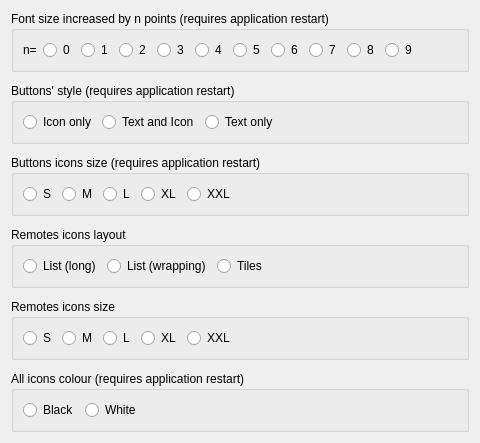
     <widget class="QWidget" name="tab_3">
      <attribute name="title">
       <string>GUI style</string>
      </attribute>
      <layout class="QVBoxLayout" name="verticalLayout_6">
       <item>
        <widget class="QGroupBox" name="font_size">
         <property name="enabled">
          <bool>true</bool>
         </property>
         <property name="title">
          <string>Font size increased by n points (requires application restart)</string>
         </property>
         <layout class="QHBoxLayout" name="horizontalLayout_4">
          <item>
           <widget class="QLabel" name="label_6">
            <property name="text">
             <string>n=</string>
            </property>
           </widget>
          </item>
          <item>
           <widget class="QRadioButton" name="cb_font_0">
            <property name="text">
             <string>0</string>
            </property>
           </widget>
          </item>
          <item>
           <widget class="QRadioButton" name="cb_font_1">
            <property name="text">
             <string>1</string>
            </property>
           </widget>
          </item>
          <item>
           <widget class="QRadioButton" name="cb_font_2">
            <property name="text">
             <string>2</string>
            </property>
           </widget>
          </item>
          <item>
           <widget class="QRadioButton" name="cb_font_3">
            <property name="text">
             <string>3</string>
            </property>
           </widget>
          </item>
          <item>
           <widget class="QRadioButton" name="cb_font_4">
            <property name="text">
             <string>4</string>
            </property>
           </widget>
          </item>
          <item>
           <widget class="QRadioButton" name="cb_font_5">
            <property name="text">
             <string>5</string>
            </property>
           </widget>
          </item>
          <item>
           <widget class="QRadioButton" name="cb_font_6">
            <property name="text">
             <string>6</string>
            </property>
           </widget>
          </item>
          <item>
           <widget class="QRadioButton" name="cb_font_7">
            <property name="text">
             <string>7</string>
            </property>
           </widget>
          </item>
          <item>
           <widget class="QRadioButton" name="cb_font_8">
            <property name="text">
             <string>8</string>
            </property>
           </widget>
          </item>
          <item>
           <widget class="QRadioButton" name="cb_font_9">
            <property name="text">
             <string>9</string>
            </property>
           </widget>
          </item>
          <item>
           <spacer name="horizontalSpacer_4">
            <property name="orientation">
             <enum>Qt::Horizontal</enum>
            </property>
            <property name="sizeHint" stdset="0">
             <size>
              <width>40</width>
              <height>20</height>
             </size>
            </property>
           </spacer>
          </item>
         </layout>
        </widget>
       </item>
       <item>
        <spacer name="verticalSpacer_2">
         <property name="orientation">
          <enum>Qt::Vertical</enum>
         </property>
         <property name="sizeType">
          <enum>QSizePolicy::Fixed</enum>
         </property>
         <property name="sizeHint" stdset="0">
          <size>
           <width>20</width>
           <height>5</height>
          </size>
         </property>
        </spacer>
       </item>
       <item>
        <widget class="QGroupBox" name="groupBox_9">
         <property name="enabled">
          <bool>true</bool>
         </property>
         <property name="title">
          <string>Buttons' style (requires application restart)</string>
         </property>
         <layout class="QHBoxLayout" name="horizontalLayout_3">
          <item>
           <widget class="QRadioButton" name="cb_icononly">
            <property name="text">
             <string>Icon only</string>
            </property>
           </widget>
          </item>
          <item>
           <widget class="QRadioButton" name="cb_textandicon">
            <property name="text">
             <string>Text and Icon</string>
            </property>
           </widget>
          </item>
          <item>
           <widget class="QRadioButton" name="cb_textonly">
            <property name="text">
             <string>Text only</string>
            </property>
           </widget>
          </item>
          <item>
           <spacer name="horizontalSpacer_3">
            <property name="orientation">
             <enum>Qt::Horizontal</enum>
            </property>
            <property name="sizeHint" stdset="0">
             <size>
              <width>40</width>
              <height>20</height>
             </size>
            </property>
           </spacer>
          </item>
         </layout>
        </widget>
       </item>
       <item>
        <spacer name="verticalSpacer_6">
         <property name="orientation">
          <enum>Qt::Vertical</enum>
         </property>
         <property name="sizeType">
          <enum>QSizePolicy::Fixed</enum>
         </property>
         <property name="sizeHint" stdset="0">
          <size>
           <width>20</width>
           <height>5</height>
          </size>
         </property>
        </spacer>
       </item>
       <item>
        <widget class="QGroupBox" name="buttons">
         <property name="enabled">
          <bool>true</bool>
         </property>
         <property name="title">
          <string>Buttons icons size (requires application restart)</string>
         </property>
         <layout class="QHBoxLayout" name="horizontalLayout_5">
          <item>
           <widget class="QRadioButton" name="cb_button_0">
            <property name="text">
             <string>S</string>
            </property>
           </widget>
          </item>
          <item>
           <widget class="QRadioButton" name="cb_button_1">
            <property name="text">
             <string>M</string>
            </property>
           </widget>
          </item>
          <item>
           <widget class="QRadioButton" name="cb_button_2">
            <property name="text">
             <string>L</string>
            </property>
           </widget>
          </item>
          <item>
           <widget class="QRadioButton" name="cb_button_3">
            <property name="text">
             <string>XL</string>
            </property>
           </widget>
          </item>
          <item>
           <widget class="QRadioButton" name="cb_button_4">
            <property name="text">
             <string>XXL</string>
            </property>
           </widget>
          </item>
          <item>
           <spacer name="horizontalSpacer_5">
            <property name="orientation">
             <enum>Qt::Horizontal</enum>
            </property>
            <property name="sizeHint" stdset="0">
             <size>
              <width>40</width>
              <height>20</height>
             </size>
            </property>
           </spacer>
          </item>
         </layout>
        </widget>
       </item>
       <item>
        <spacer name="verticalSpacer_9">
         <property name="orientation">
          <enum>Qt::Vertical</enum>
         </property>
         <property name="sizeType">
          <enum>QSizePolicy::Fixed</enum>
         </property>
         <property name="sizeHint" stdset="0">
          <size>
           <width>20</width>
           <height>5</height>
          </size>
         </property>
        </spacer>
       </item>
       <item>
        <widget class="QGroupBox" name="groupBox_7">
         <property name="title">
          <string>Remotes icons layout</string>
         </property>
         <layout class="QHBoxLayout" name="horizontalLayout_2">
          <item>
           <widget class="QRadioButton" name="cb_longList">
            <property name="text">
             <string>List (long)</string>
            </property>
           </widget>
          </item>
          <item>
           <widget class="QRadioButton" name="cb_list">
            <property name="text">
             <string>List (wrapping)</string>
            </property>
           </widget>
          </item>
          <item>
           <widget class="QRadioButton" name="cb_tiles">
            <property name="text">
             <string>Tiles</string>
            </property>
           </widget>
          </item>
          <item>
           <spacer name="horizontalSpacer_2">
            <property name="orientation">
             <enum>Qt::Horizontal</enum>
            </property>
            <property name="sizeHint" stdset="0">
             <size>
              <width>40</width>
              <height>20</height>
             </size>
            </property>
           </spacer>
          </item>
         </layout>
        </widget>
       </item>
       <item>
        <spacer name="verticalSpacer_7">
         <property name="orientation">
          <enum>Qt::Vertical</enum>
         </property>
         <property name="sizeType">
          <enum>QSizePolicy::Fixed</enum>
         </property>
         <property name="sizeHint" stdset="0">
          <size>
           <width>20</width>
           <height>5</height>
          </size>
         </property>
        </spacer>
       </item>
       <item>
        <widget class="QGroupBox" name="groupBox_5">
         <property name="enabled">
          <bool>true</bool>
         </property>
         <property name="title">
          <string>Remotes icons size</string>
         </property>
         <layout class="QHBoxLayout" name="horizontalLayout">
          <item>
           <widget class="QRadioButton" name="cb_remote_s">
            <property name="text">
             <string>S</string>
            </property>
           </widget>
          </item>
          <item>
           <widget class="QRadioButton" name="cb_remote_m">
            <property name="text">
             <string>M</string>
            </property>
           </widget>
          </item>
          <item>
           <widget class="QRadioButton" name="cb_remote_l">
            <property name="text">
             <string>L</string>
            </property>
           </widget>
          </item>
          <item>
           <widget class="QRadioButton" name="cb_remote_xl">
            <property name="text">
             <string>XL</string>
            </property>
           </widget>
          </item>
          <item>
           <widget class="QRadioButton" name="cb_remote_xxl">
            <property name="text">
             <string>XXL</string>
            </property>
           </widget>
          </item>
          <item>
           <spacer name="horizontalSpacer">
            <property name="orientation">
             <enum>Qt::Horizontal</enum>
            </property>
            <property name="sizeHint" stdset="0">
             <size>
              <width>40</width>
              <height>20</height>
             </size>
            </property>
           </spacer>
          </item>
         </layout>
        </widget>
       </item>
       <item>
        <spacer name="verticalSpacer_3">
         <property name="orientation">
          <enum>Qt::Vertical</enum>
         </property>
         <property name="sizeType">
          <enum>QSizePolicy::Fixed</enum>
         </property>
         <property name="sizeHint" stdset="0">
          <size>
           <width>20</width>
           <height>5</height>
          </size>
         </property>
        </spacer>
       </item>
       <item>
        <widget class="QGroupBox" name="icons_style">
         <property name="title">
          <string>All icons colour (requires application restart)</string>
         </property>
         <layout class="QHBoxLayout" name="horizontalLayout_6">
          <item>
           <widget class="QRadioButton" name="cb_icons_colour_black">
            <property name="text">
             <string>Black</string>
            </property>
           </widget>
          </item>
          <item>
           <widget class="QRadioButton" name="cb_icons_colour_white">
            <property name="text">
             <string>White</string>
            </property>
           </widget>
          </item>
          <item>
           <spacer name="spacer">
            <property name="orientation">
             <enum>Qt::Horizontal</enum>
            </property>
            <property name="sizeHint" stdset="0">
             <size>
              <width>40</width>
              <height>20</height>
             </size>
            </property>
           </spacer>
          </item>
         </layout>
        </widget>
       </item>
       <item>
        <spacer name="verticalSpacer_8">
         <property name="orientation">
          <enum>Qt::Vertical</enum>
         </property>
         <property name="sizeHint" stdset="0">
          <size>
           <width>20</width>
           <height>0</height>
          </size>
         </property>
        </spacer>
       </item>
      </layout>
     </widget>
